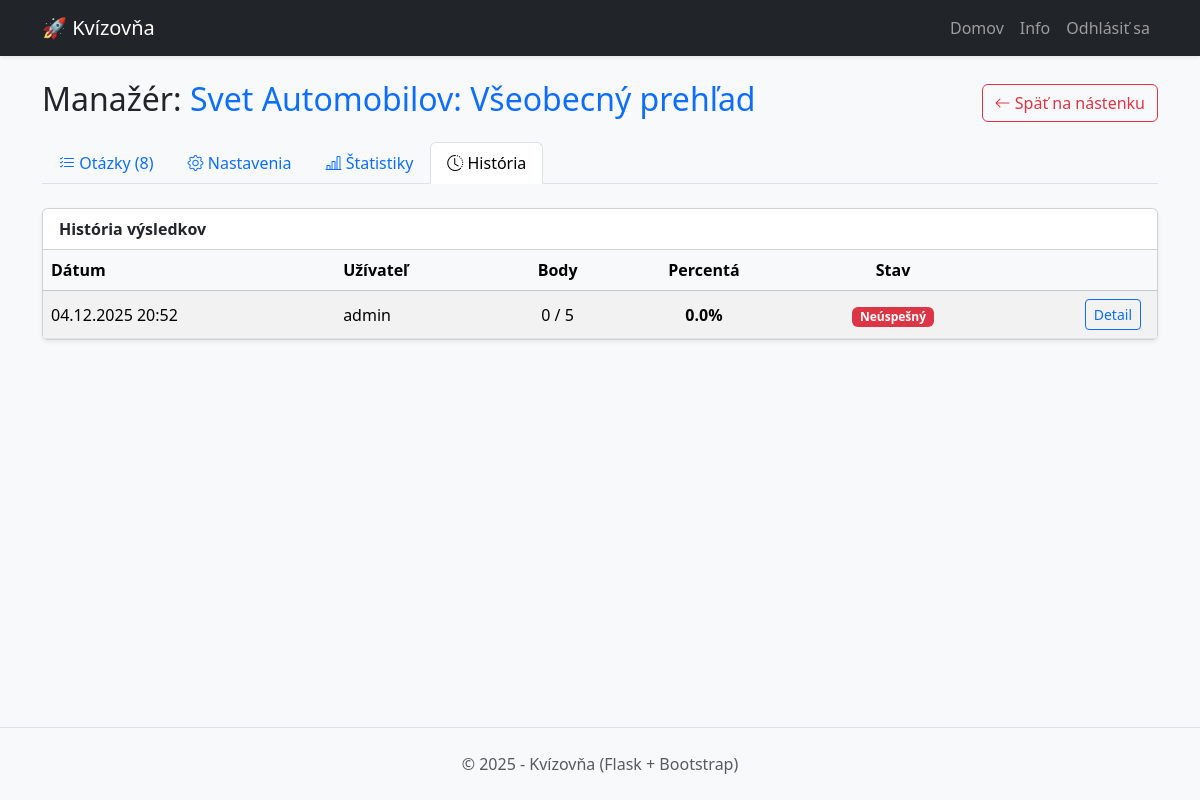
The page /quiz/1/history (signed in) on the database as committed earlier.
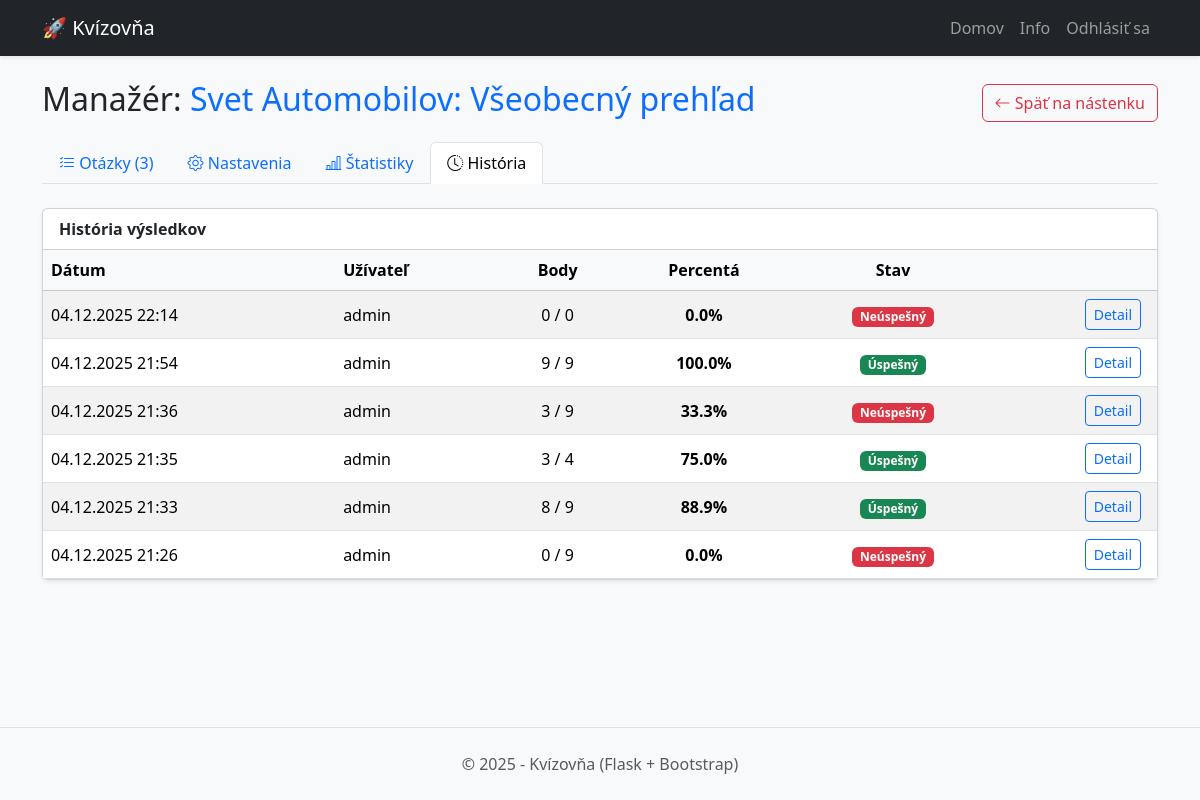
The same page on the database as committed later.
### app.py (models this page shows, shortened)
class Quiz(db.Model):
    id = db.Column(db.Integer, primary_key=True)
    title = db.Column(db.String(100), nullable=False)
    user_id = db.Column(db.Integer, db.ForeignKey('user.id'), nullable=False)
    category = db.Column(db.String(50), default='Všeobecné', nullable=False)
    description = db.Column(db.Text, nullable=True) # Popis kvízu
    time_limit_seconds = db.Column(db.Integer, default=0)
    time_per_question_seconds = db.Column(db.Integer, default=0)
    display_mode = db.Column(db.String(20), default='all_at_once')
    allow_backtracking = db.Column(db.Boolean, default=True) # Možnosť vrátiť sa späť
    strict_time_limit = db.Column(db.Boolean, default=True)
    shuffle_questions = db.Column(db.Boolean, default=False) # Premiešať otázky
    shuffle_options = db.Column(db.Boolean, default=False)   # Premiešať odpovede (ABCD)
    passing_score = db.Column(db.Integer, default=50) # Hranica úspešnosti v %
    show_explanations = db.Column(db.Boolean, default=True) # Zobraziť vysvetlenia po teste
    questions = db.relationship('Question', backref='quiz', lazy=True, cascade="all, delete-orphan")
    results = db.relationship('QuizResult', backref='quiz', lazy=True, cascade="all, delete-orphan")

class QuizResult(db.Model):
    id = db.Column(db.Integer, primary_key=True)
    score = db.Column(db.Integer, nullable=False)     # Získané body
    max_score = db.Column(db.Integer, nullable=False) # Maximálne možné body
    percentage = db.Column(db.Float, nullable=False)  # Percentuálna úspešnosť
    date_taken = db.Column(db.DateTime, default=datetime.utcnow) # Kedy to robil
    time_spent = db.Column(db.Integer, nullable=True)
    time_limit_seconds_snapshot = db.Column(db.Integer, default=0)
    display_mode_snapshot = db.Column(db.String(20), default='all_at_once')
    allow_backtracking_snapshot = db.Column(db.Boolean, default=True)
    user_id = db.Column(db.Integer, db.ForeignKey('user.id'), nullable=False)
    quiz_id = db.Column(db.Integer, db.ForeignKey('quiz.id'), nullable=False)
    user = db.relationship('User', backref='results', lazy=True)
    answers = db.relationship('UserAnswer', backref='quiz_result', lazy=True, cascade="all, delete-orphan")

class User(db.Model, UserMixin):
    id = db.Column(db.Integer, primary_key=True)
    username = db.Column(db.String(80), unique=True, nullable=False)
    password = db.Column(db.String(60), nullable=False)
    quizzes = db.relationship('Quiz', backref='author', lazy=True)

### app.py (the view)
@app.route('/quiz/<int:quiz_id>/history')
@login_required
def quiz_history(quiz_id):
    quiz = Quiz.query.get_or_404(quiz_id)
    results = QuizResult.query.filter_by(quiz_id=quiz.id, user_id=current_user.id)\
                              .order_by(QuizResult.date_taken.desc()).all()
    return render_template('quiz_history.html', quiz=quiz, results=results)

### app.py (called while the page is built)
@login_manager.user_loader
def load_user(user_id):
    return User.query.get(int(user_id))

### templates/quiz_history.html
{% extends 'manage_layout.html' %}
{% block manager_content %}
<div class="card shadow-sm">
    <div class="card-header bg-white fw-bold">
        História výsledkov
    </div>
    <div class="card-body p-0">
        {% if results %}
        <div class="table-responsive">
            <table class="table table-hover table-striped mb-0 align-middle">
                <thead class="table-light">
                    <tr>
                        <th>Dátum</th>
                        <th>Užívateľ</th> <th class="text-center">Body</th>
                        <th class="text-center">Percentá</th>
                        <th class="text-center">Stav</th>
                        <th></th>
                    </tr>
                </thead>
                <tbody>
                    {% for result in results %}
                    <tr>
                        <td>{{ result.date_taken.strftime('%d.%m.%Y %H:%M') }}</td>
                        <td>{{ result.user.username }}</td>
                        <td class="text-center">{{ result.score }} / {{ result.max_score }}</td>
                        <td class="text-center fw-bold">{{ result.percentage|round(1) }}%</td>
                        <td class="text-center">
                            {% if result.percentage >= quiz.passing_score %}
                                <span class="badge bg-success">Úspešný</span>
                            {% else %}
                                <span class="badge bg-danger">Neúspešný</span>
                            {% endif %}
                        </td>
                        <td class="text-end pe-3">
                            <a href="{{ url_for('view_result', result_id=result.id) }}" class="btn btn-sm btn-outline-primary">
                                Detail
                            </a>
                        </td>
                    </tr>
                    {% endfor %}
                </tbody>
            </table>
        </div>
        {% else %}
        <div class="text-center py-5">
            <p class="text-muted fs-5">Tento kvíz zatiaľ nebol spustený.</p>
        </div>
        {% endif %}
    </div>
</div>
{% endblock %}

### templates/manage_layout.html
{% extends 'layout.html' %}
{% block content %}
<div class="row">
    <div class="col-12">
        <div class="d-flex justify-content-between align-items-center mb-3">
            <h2>Manažér: <span class="text-primary">{{ quiz.title }}</span></h2>
            <a href="{{ url_for('index') }}" class="btn btn-outline-danger">
                <i class="bi bi-arrow-left"></i> Späť na nástenku
            </a>
        </div>
        <ul class="nav nav-tabs mb-4">
            <li class="nav-item">
                <a class="nav-link {% if request.endpoint == 'manage_quiz_questions' or request.endpoint == 'edit_question' or request.endpoint == 'add_question' %}active{% endif %}"
                   href="{{ url_for('manage_quiz_questions', quiz_id=quiz.id) }}">
                   <i class="bi bi-list-check"></i> Otázky ({{ quiz.questions|length }})
                </a>
            </li>
            <li class="nav-item">
                <a class="nav-link {% if request.endpoint == 'manage_quiz_settings' %}active{% endif %}"
                   href="{{ url_for('manage_quiz_settings', quiz_id=quiz.id) }}">
                   <i class="bi bi-gear"></i> Nastavenia
                </a>
            </li>
            <li class="nav-item">
                <a class="nav-link {% if request.endpoint == 'manage_quiz_stats' %}active{% endif %}"
                   href="{{ url_for('manage_quiz_stats', quiz_id=quiz.id) }}">
                   <i class="bi bi-bar-chart-line"></i> Štatistiky
                </a>
            </li>
            <li class="nav-item">
                <a class="nav-link {% if request.endpoint == 'quiz_history' %}active{% endif %}"
                   href="{{ url_for('quiz_history', quiz_id=quiz.id) }}">
                   <i class="bi bi-clock-history"></i> História
                </a>
            </li>
        </ul>
    </div>
</div>
{% block manager_content %}{% endblock %}
{% endblock %}

### templates/layout.html (shortened to what this page needs)
<!doctype html>
<html lang="sk">
  <head>
    <link href="https://cdn.jsdelivr.net/npm/bootstrap@5.3.3/dist/css/bootstrap.min.css"
          rel="stylesheet"
>
    <link rel="stylesheet" href="https://cdn.jsdelivr.net/npm/bootstrap-icons@1.11.3/font/bootstrap-icons.min.css">
    <link href="https://cdnjs.cloudflare.com/ajax/libs/prism/1.29.0/themes/prism-tomorrow.min.css" rel="stylesheet" />
    <link href="https://cdn.quilljs.com/1.3.6/quill.snow.css" rel="stylesheet">
  </head>
<body class="bg-light d-flex flex-column min-vh-100">
    <nav class="navbar navbar-expand-lg navbar-dark bg-dark shadow-sm">
      <div class="container">
        <a class="navbar-brand" href="/">
          🚀 Kvízovňa
        </a>
        <div class="collapse navbar-collapse" id="navbarNav">
          <ul class="navbar-nav ms-auto">
            <li class="nav-item">
              <a class="nav-link" href="{{ url_for('index') }}">Domov</a>
            </li>
            <li class="nav-item">
              <a class="nav-link" href="{{ url_for('info_page') }}">Info</a>
            </li>
            {% if current_user.is_authenticated %}
              <li class="nav-item">
                <a class="nav-link" href="{{ url_for('logout') }}">Odhlásiť sa</a>
              </li>
            {% endif %}
          </ul>
        </div>
      </div>
    </nav>
    <main class="container mt-4">
      {% block content %}
      {% endblock %}
    </main>
    <footer class="text-center text-muted py-4 mt-auto border-top">
        &copy; 2025 - Kvízovňa (Flask + Bootstrap)
    </footer>
  </body>
</html>

Rows that differ between the two databases and show on the page:
added QuizResult: date_taken "04.12.2025 22:14", user.username "admin", score "0", max_score "0", percentage "0.0", shows "Neúspešný"
added QuizResult: date_taken "04.12.2025 21:54", user.username "admin", score "9", max_score "9", percentage "100.0", shows "Úspešný"
added QuizResult: date_taken "04.12.2025 21:36", user.username "admin", score "3", max_score "9", percentage "33.3", shows "Neúspešný"
added QuizResult: date_taken "04.12.2025 21:35", user.username "admin", score "3", max_score "4", percentage "75.0", shows "Úspešný"
added QuizResult: date_taken "04.12.2025 21:33", user.username "admin", score "8", max_score "9", percentage "88.9", shows "Úspešný"
changed QuizResult (number 6 of 6 on the later page): date_taken "04.12.2025 20:52" → "04.12.2025 21:26"; max_score "5" → "9"
Other text that changed with them:
{{ quiz.questions|length }}: "8" → "3"
